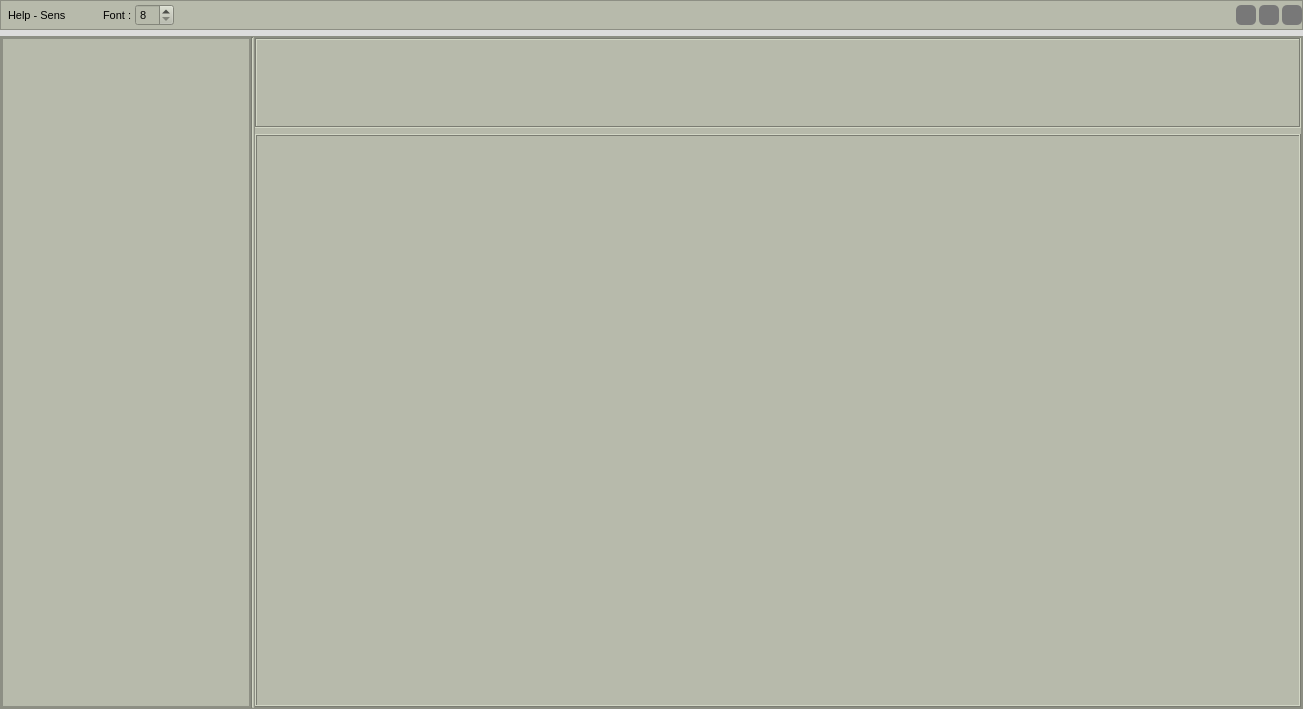
<?xml version="1.0" encoding="UTF-8"?>
<ui version="4.0">
 <class>MainWindow</class>
 <widget class="QMainWindow" name="MainWindow">
  <property name="geometry">
   <rect>
    <x>0</x>
    <y>0</y>
    <width>1303</width>
    <height>709</height>
   </rect>
  </property>
  <property name="minimumSize">
   <size>
    <width>1303</width>
    <height>709</height>
   </size>
  </property>
  <property name="windowTitle">
   <string>MainWindow</string>
  </property>
  <property name="styleSheet">
   <string notr="true"/>
  </property>
  <widget class="QWidget" name="centralwidget">
   <property name="styleSheet">
    <string notr="true">font-size: 8pt;
background-color: rgb(220, 220,220);

border-color: rgb(188, 188, 188);</string>
   </property>
   <layout class="QVBoxLayout" name="verticalLayout">
    <property name="leftMargin">
     <number>0</number>
    </property>
    <property name="topMargin">
     <number>0</number>
    </property>
    <property name="rightMargin">
     <number>0</number>
    </property>
    <property name="bottomMargin">
     <number>0</number>
    </property>
    <item>
     <widget class="QFrame" name="frame_4">
      <property name="minimumSize">
       <size>
        <width>0</width>
        <height>30</height>
       </size>
      </property>
      <property name="maximumSize">
       <size>
        <width>16777215</width>
        <height>30</height>
       </size>
      </property>
      <property name="styleSheet">
       <string notr="true">background-color: #b7baab;
color: black;</string>
      </property>
      <property name="frameShape">
       <enum>QFrame::StyledPanel</enum>
      </property>
      <property name="frameShadow">
       <enum>QFrame::Raised</enum>
      </property>
      <layout class="QHBoxLayout" name="horizontalLayout_6">
       <property name="leftMargin">
        <number>0</number>
       </property>
       <property name="topMargin">
        <number>0</number>
       </property>
       <property name="rightMargin">
        <number>0</number>
       </property>
       <property name="bottomMargin">
        <number>0</number>
       </property>
       <item>
        <layout class="QHBoxLayout" name="horizontalLayout">
         <property name="spacing">
          <number>3</number>
         </property>
         <item>
          <spacer name="horizontalSpacer_3">
           <property name="orientation">
            <enum>Qt::Horizontal</enum>
           </property>
           <property name="sizeType">
            <enum>QSizePolicy::Fixed</enum>
           </property>
           <property name="sizeHint" stdset="0">
            <size>
             <width>7</width>
             <height>20</height>
            </size>
           </property>
          </spacer>
         </item>
         <item>
          <widget class="QLabel" name="label_2">
           <property name="font">
            <font>
             <pointsize>8</pointsize>
             <weight>50</weight>
             <italic>false</italic>
             <bold>false</bold>
             <underline>false</underline>
             <strikeout>false</strikeout>
            </font>
           </property>
           <property name="styleSheet">
            <string notr="true"/>
           </property>
           <property name="text">
            <string>Help - Sens</string>
           </property>
          </widget>
         </item>
         <item>
          <spacer name="horizontalSpacer_4">
           <property name="orientation">
            <enum>Qt::Horizontal</enum>
           </property>
           <property name="sizeType">
            <enum>QSizePolicy::Fixed</enum>
           </property>
           <property name="sizeHint" stdset="0">
            <size>
             <width>34</width>
             <height>20</height>
            </size>
           </property>
          </spacer>
         </item>
         <item>
          <widget class="QLabel" name="font_label">
           <property name="styleSheet">
            <string notr="true"/>
           </property>
           <property name="text">
            <string>Font :</string>
           </property>
          </widget>
         </item>
         <item>
          <widget class="QSpinBox" name="spinBox_font">
           <property name="styleSheet">
            <string notr="true"/>
           </property>
           <property name="minimum">
            <number>8</number>
           </property>
           <property name="maximum">
            <number>20</number>
           </property>
          </widget>
         </item>
         <item>
          <spacer name="horizontalSpacer">
           <property name="orientation">
            <enum>Qt::Horizontal</enum>
           </property>
           <property name="sizeHint" stdset="0">
            <size>
             <width>40</width>
             <height>20</height>
            </size>
           </property>
          </spacer>
         </item>
         <item>
          <widget class="QPushButton" name="miniButton">
           <property name="minimumSize">
            <size>
             <width>20</width>
             <height>20</height>
            </size>
           </property>
           <property name="maximumSize">
            <size>
             <width>20</width>
             <height>20</height>
            </size>
           </property>
           <property name="cursor">
            <cursorShape>PointingHandCursor</cursorShape>
           </property>
           <property name="toolTip">
            <string>Minimize</string>
           </property>
           <property name="styleSheet">
            <string notr="true">QPushButton {
 	background-color:rgb(120, 120, 120);
 	border: none;  
	border-radius: 5px;
 }
QPushButton:hover { 
	background-color: rgb(44, 49, 57); 
	border-style: solid; 
	border-radius: 4px;
 }
QPushButton:pressed { 
	background-color: rgb(23, 26, 30); 
	border-style: solid; 
	border-radius: 4px; 
}</string>
           </property>
           <property name="text">
            <string/>
           </property>
           <property name="icon">
            <iconset>
             <normaloff>images/icons/icon_minimize.png</normaloff>images/icons/icon_minimize.png</iconset>
           </property>
           <property name="iconSize">
            <size>
             <width>20</width>
             <height>20</height>
            </size>
           </property>
          </widget>
         </item>
         <item>
          <widget class="QPushButton" name="maxiButton">
           <property name="minimumSize">
            <size>
             <width>20</width>
             <height>20</height>
            </size>
           </property>
           <property name="maximumSize">
            <size>
             <width>20</width>
             <height>20</height>
            </size>
           </property>
           <property name="font">
            <font>
             <family>Segoe UI</family>
             <pointsize>8</pointsize>
             <weight>50</weight>
             <italic>false</italic>
             <bold>false</bold>
             <stylestrategy>PreferDefault</stylestrategy>
            </font>
           </property>
           <property name="cursor">
            <cursorShape>PointingHandCursor</cursorShape>
           </property>
           <property name="toolTip">
            <string>Maximize</string>
           </property>
           <property name="styleSheet">
            <string notr="true">QPushButton {
 	background-color:rgb(120, 120, 120);
 	border: none;  
	border-radius: 5px;
 }
QPushButton:hover { 
	background-color: rgb(44, 49, 57); 
	border-style: solid; 
	border-radius: 4px;
 }
QPushButton:pressed { 
	background-color: rgb(23, 26, 30); 
	border-style: solid; 
	border-radius: 4px; 
}</string>
           </property>
           <property name="text">
            <string/>
           </property>
           <property name="icon">
            <iconset>
             <normaloff>images/icons/icon_maximize.png</normaloff>images/icons/icon_maximize.png</iconset>
           </property>
           <property name="iconSize">
            <size>
             <width>20</width>
             <height>20</height>
            </size>
           </property>
          </widget>
         </item>
         <item>
          <widget class="QPushButton" name="closeButton">
           <property name="minimumSize">
            <size>
             <width>20</width>
             <height>20</height>
            </size>
           </property>
           <property name="maximumSize">
            <size>
             <width>20</width>
             <height>20</height>
            </size>
           </property>
           <property name="cursor">
            <cursorShape>PointingHandCursor</cursorShape>
           </property>
           <property name="toolTip">
            <string>Close</string>
           </property>
           <property name="styleSheet">
            <string notr="true">QPushButton {
 	background-color:rgb(120, 120, 120);
 	border: none;  
	border-radius: 5px;
 }
QPushButton:hover { 
	background-color: rgb(44, 49, 57); 
	border-style: solid; 
	border-radius: 4px;
 }
QPushButton:pressed { 
	background-color: rgb(23, 26, 30); 
	border-style: solid; 
	border-radius: 4px; 
}</string>
           </property>
           <property name="text">
            <string/>
           </property>
           <property name="icon">
            <iconset>
             <normaloff>images/icons/cil-x.png</normaloff>images/icons/cil-x.png</iconset>
           </property>
           <property name="iconSize">
            <size>
             <width>20</width>
             <height>20</height>
            </size>
           </property>
          </widget>
         </item>
        </layout>
       </item>
      </layout>
     </widget>
    </item>
    <item>
     <widget class="QFrame" name="frame">
      <property name="minimumSize">
       <size>
        <width>0</width>
        <height>35</height>
       </size>
      </property>
      <property name="styleSheet">
       <string notr="true">background-color: #b7baab;
color: black;</string>
      </property>
      <property name="frameShape">
       <enum>QFrame::StyledPanel</enum>
      </property>
      <property name="frameShadow">
       <enum>QFrame::Raised</enum>
      </property>
      <layout class="QHBoxLayout" name="horizontalLayout_5">
       <property name="spacing">
        <number>0</number>
       </property>
       <property name="leftMargin">
        <number>0</number>
       </property>
       <property name="topMargin">
        <number>0</number>
       </property>
       <property name="rightMargin">
        <number>0</number>
       </property>
       <property name="bottomMargin">
        <number>0</number>
       </property>
       <item>
        <widget class="QFrame" name="frame_3">
         <property name="minimumSize">
          <size>
           <width>250</width>
           <height>0</height>
          </size>
         </property>
         <property name="maximumSize">
          <size>
           <width>300</width>
           <height>16777215</height>
          </size>
         </property>
         <property name="frameShape">
          <enum>QFrame::StyledPanel</enum>
         </property>
         <property name="frameShadow">
          <enum>QFrame::Raised</enum>
         </property>
         <layout class="QVBoxLayout" name="verticalLayout_3">
          <property name="leftMargin">
           <number>0</number>
          </property>
          <property name="topMargin">
           <number>0</number>
          </property>
          <property name="rightMargin">
           <number>0</number>
          </property>
          <property name="bottomMargin">
           <number>0</number>
          </property>
          <item>
           <widget class="QTreeView" name="treeView">
            <property name="font">
             <font>
              <pointsize>8</pointsize>
             </font>
            </property>
            <property name="styleSheet">
             <string notr="true">QTreeView {
    show-decoration-selected: 1;
}

QTreeView::item {
     border: 1px solid #d9d9d9;
    border-top-color: transparent;
    border-bottom-color: transparent;
}

QTreeView::item:hover {
    background: qlineargradient(x1: 0, y1: 0, x2: 0, y2: 1, stop: 0 #e7effd, stop: 1 #cbdaf1);
    border: 1px solid #bfcde4;
}

QTreeView::item:selected {
    border: 1px solid #567dbc;
}

QTreeView::item:selected:active{
    background: qlineargradient(x1: 0, y1: 0, x2: 0, y2: 1, stop: 0 #6ea1f1, stop: 1 #567dbc);
}

QTreeView::item:selected:!active {
    background: qlineargradient(x1: 0, y1: 0, x2: 0, y2: 1, stop: 0 #6b9be8, stop: 1 #577fbf);
}</string>
            </property>
           </widget>
          </item>
         </layout>
        </widget>
       </item>
       <item>
        <widget class="Line" name="line">
         <property name="orientation">
          <enum>Qt::Vertical</enum>
         </property>
        </widget>
       </item>
       <item>
        <widget class="QFrame" name="frame_2">
         <property name="frameShape">
          <enum>QFrame::StyledPanel</enum>
         </property>
         <property name="frameShadow">
          <enum>QFrame::Raised</enum>
         </property>
         <layout class="QVBoxLayout" name="verticalLayout_2">
          <property name="leftMargin">
           <number>0</number>
          </property>
          <property name="topMargin">
           <number>0</number>
          </property>
          <property name="rightMargin">
           <number>0</number>
          </property>
          <property name="bottomMargin">
           <number>0</number>
          </property>
          <item>
           <widget class="QTextEdit" name="textEdit">
            <property name="maximumSize">
             <size>
              <width>16777215</width>
              <height>90</height>
             </size>
            </property>
            <property name="frameShape">
             <enum>QFrame::Box</enum>
            </property>
           </widget>
          </item>
          <item>
           <widget class="QLabel" name="label">
            <property name="minimumSize">
             <size>
              <width>1046</width>
              <height>573</height>
             </size>
            </property>
            <property name="frameShape">
             <enum>QFrame::Box</enum>
            </property>
            <property name="frameShadow">
             <enum>QFrame::Raised</enum>
            </property>
            <property name="text">
             <string/>
            </property>
            <property name="scaledContents">
             <bool>true</bool>
            </property>
            <property name="margin">
             <number>2</number>
            </property>
           </widget>
          </item>
         </layout>
        </widget>
       </item>
      </layout>
     </widget>
    </item>
   </layout>
  </widget>
 </widget>
 <resources/>
 <connections/>
</ui>
